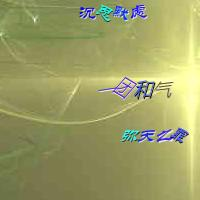
#> input picture KnowledgeMapping/PIL_OpenCV_Exp/opencvCode/48.jpg, 200 x 200 px
$ python '18-自适应阀值.py'
#> lines starting #> are read from the running program, lines starting #| are printed output that depends on the picture; after the words box and inside, x2 and y2 are one past the last pixel; in counts of white or black regions, pixels touching at a corner belong together
import cv2
import numpy as np
from matplotlib import pyplot as plt


img = cv2.imread('48.jpg', 0)
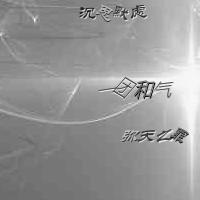
#> img: shape (200, 200); min 3, max 255, mean 151.5
# 中值滤波
img = cv2.medianBlur(img, 5)
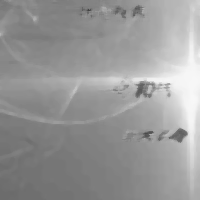
#> img: shape (200, 200); min 66, max 248, mean 151.9

ret, th1 = cv2.threshold(img, 127, 255, cv2.THRESH_BINARY)
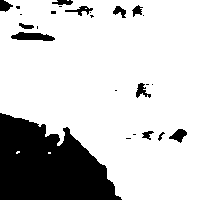
#> th1: shape (200, 200); 79.1% white; 25 black regions (13 under 20 px), largest, box (x1, y1, x2, y2) and area: (0, 113, 122, 200) 7217, (11, 32, 55, 41) 268, (169, 129, 187, 143) 136
cv2.imshow('1', th1)
cv2.waitKey(0)
cv2.destroyAllWindows()

# 11为block size，2为C值
th2 = cv2.adaptiveThreshold(img, 255, cv2.ADAPTIVE_THRESH_MEAN_C, cv2.THRESH_BINARY, 11, 2)
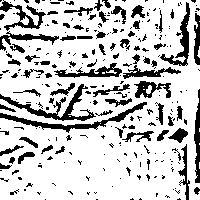
#> th2: shape (200, 200); 78.2% white; 270 black regions (194 under 20 px), largest, box (x1, y1, x2, y2) and area: (0, 84, 96, 121) 722, (0, 102, 147, 133) 720, (160, 2, 190, 66) 487
cv2.imshow('2', th2)
cv2.waitKey(0)
cv2.destroyAllWindows()

th3 = cv2.adaptiveThreshold(img, 255, cv2.ADAPTIVE_THRESH_GAUSSIAN_C, cv2.THRESH_BINARY, 11, 2)
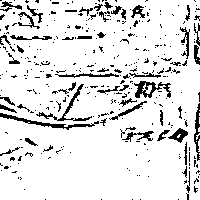
#> th3: shape (200, 200); 88.2% white; black in thin lines or dots
cv2.imshow('3', th3)
cv2.waitKey(0)
cv2.destroyAllWindows()

$ run again, with KnowledgeMapping/PIL_OpenCV_Exp/opencvCode/45.jpg copied over KnowledgeMapping/PIL_OpenCV_Exp/opencvCode/48.jpg
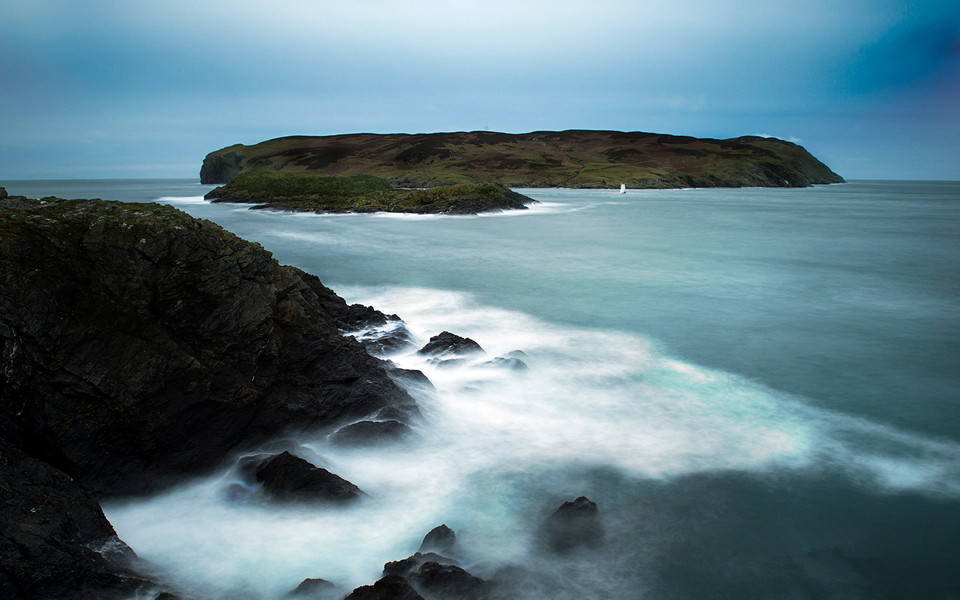
#> input picture KnowledgeMapping/PIL_OpenCV_Exp/opencvCode/45.jpg, 960 x 600 px
#> `ret, th1 = cv2.threshold(img, 127, 255, cv2.THRESH_BINARY)`:
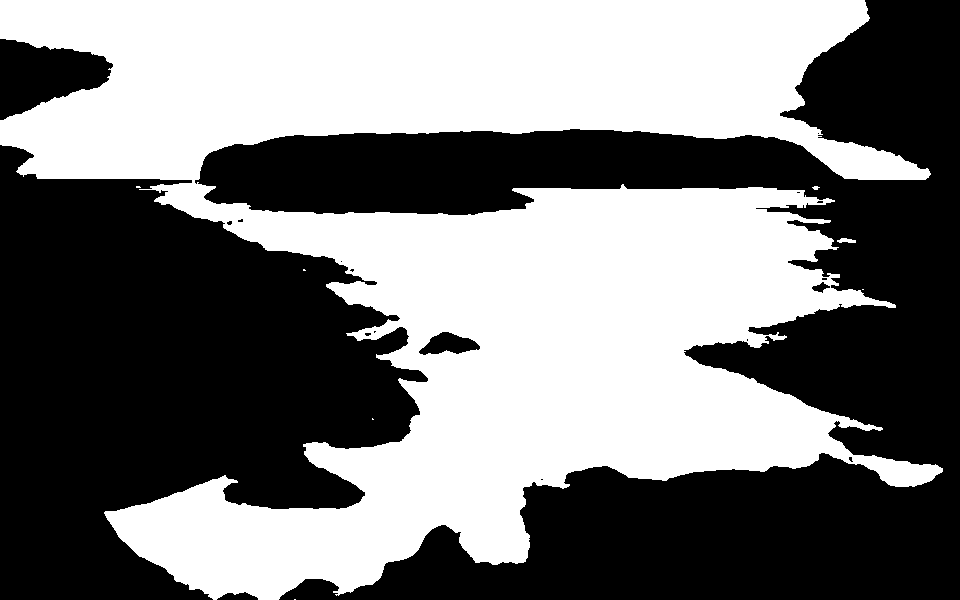
#> th1: shape (600, 960); 48.2% white; 8 white regions (5 under 20 px), largest, box (x1, y1, x2, y2) and area: (0, 0, 943, 600) 277691, (837, 238, 856, 243) 67, (812, 186, 820, 190) 21
#> th2: shape (600, 960); 78.8% white; 2911 black regions (2174 under 20 px), largest, box (x1, y1, x2, y2) and area: (200, 130, 847, 189) 11092, (0, 187, 437, 430) 7989, (204, 169, 847, 215) 5567
#> `th3 = cv2.adaptiveThreshold(img, 255, cv2.ADAPTIVE_THRESH_GAUSSIAN_C, ..`:
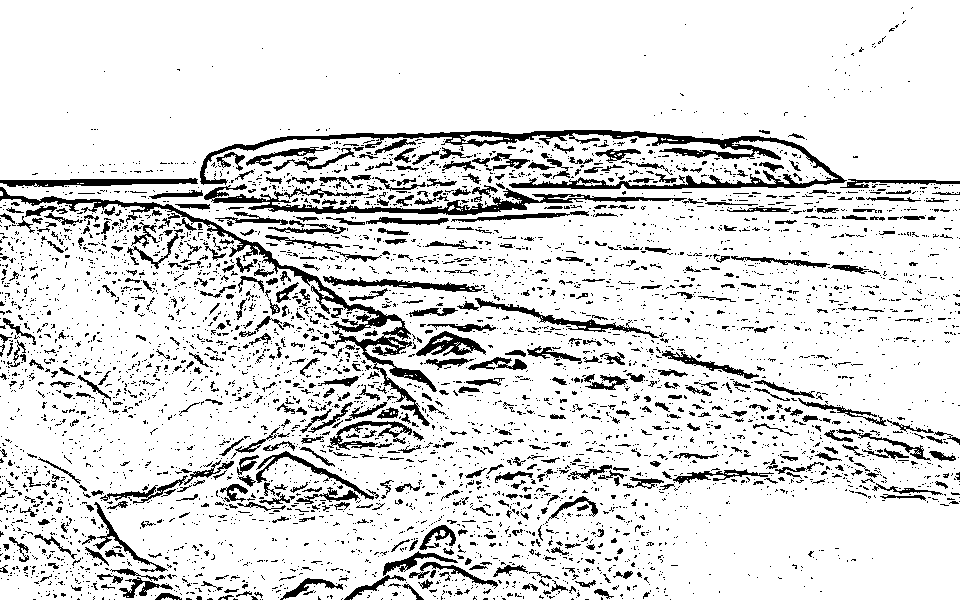
#> th3: shape (600, 960); 86.7% white; 4815 black regions (4221 under 20 px), largest, box (x1, y1, x2, y2) and area: (200, 130, 847, 189) 6412, (0, 187, 437, 426) 4787, (204, 184, 687, 215) 3368
